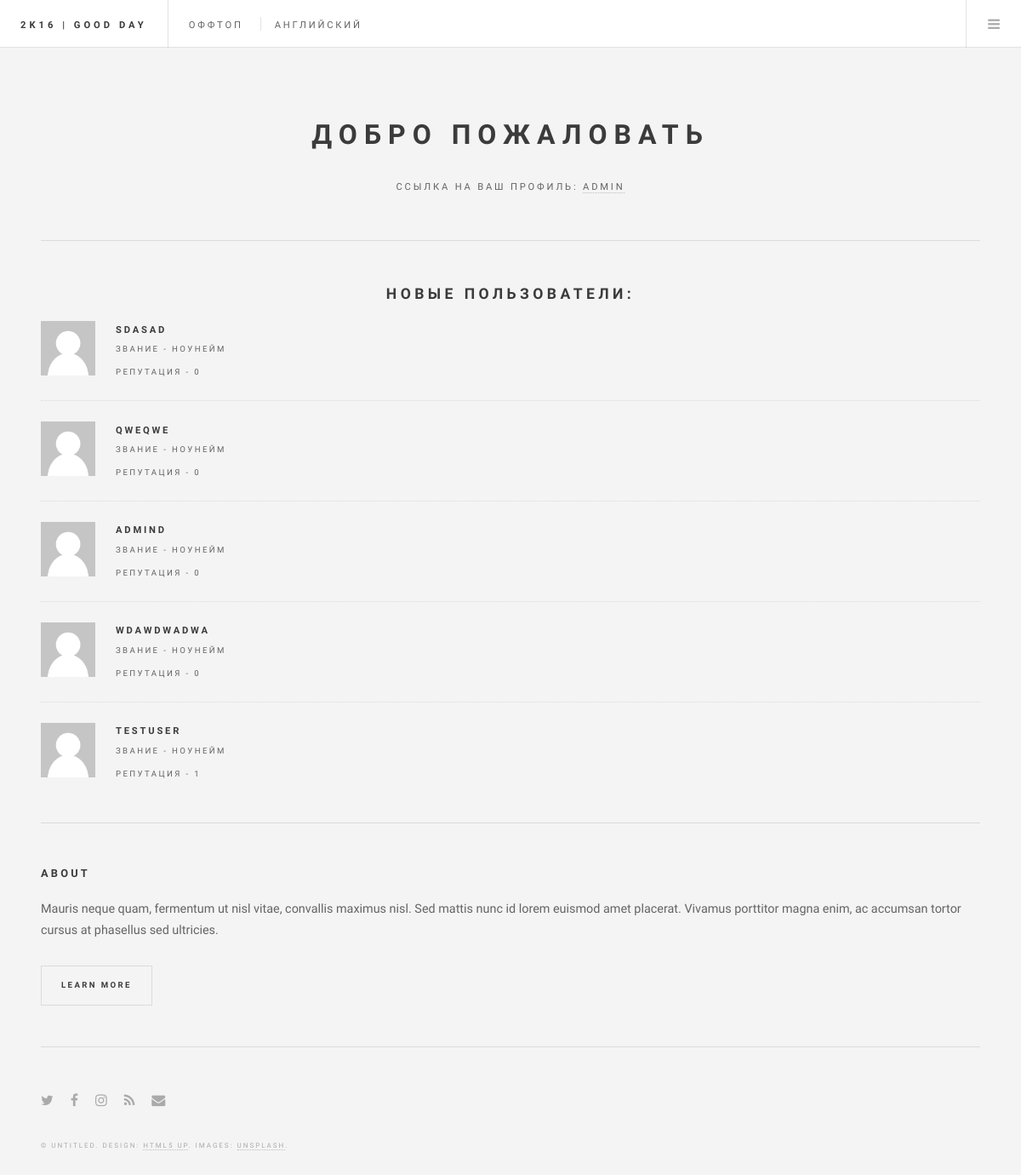
/english/ (signed in), run on an earlier commit of the app's database.
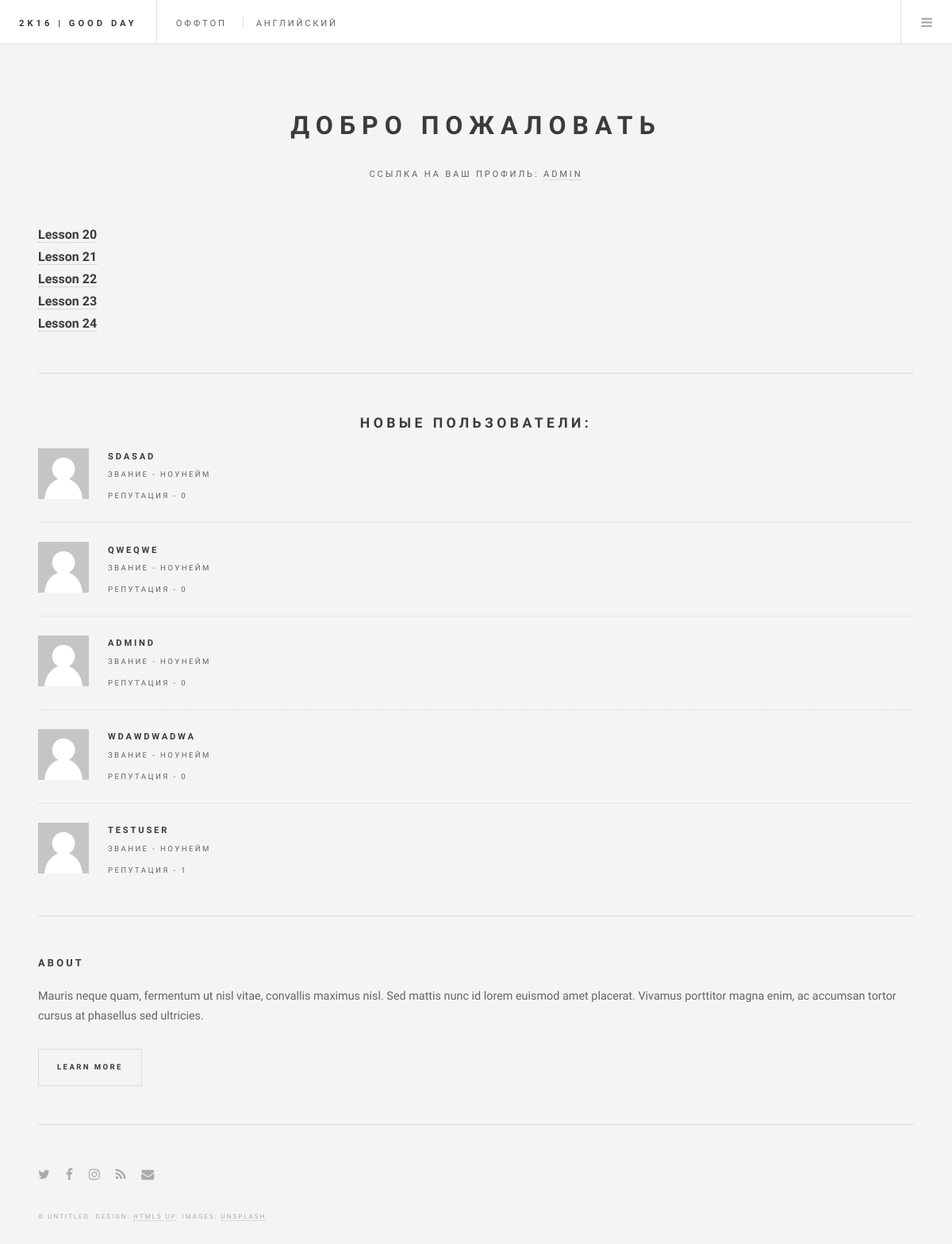
And on a later commit of the database.
### blog/models.py (models this page shows, shortened)
class English(models.Model):
    lesson_number = models.IntegerField(unique=True)
    vocabulary = models.TextField()
    story = models.TextField()
    cultural_notes = models.TextField()
    action = models.TextField()
    communicaton_skills = models.TextField(blank=True,null=True)
    class Meta:
        ordering= ['lesson_number']

### blog/views.py (the view)
# urls.py: url(r'^english/$',views.english_met,name='english_met'),
def english_met(request):
    return render(request,'english.html',{'eng':English.objects.all()})

### blog/templates/english.html (shortened to what this page needs)
{% extends 'base.html' %}
{% block content %}
    {% for obj in eng %}
        <div>
            <a href="" class="spoiler_links"><b>Lesson {{ obj.lesson_number }}</b></a><br>
        </div>
    {% endfor %}
{% endblock content %}

### blog/templates/base.html (shortened to what this page needs)
<!DOCTYPE HTML>
<html>
	<head>
		<link rel="stylesheet" href="/static/assets/css/main.css" />
        <link rel="stylesheet" href="/static/WOW/css/libs/animate.css">
	</head>
	<body>
			<div id="wrapper">
					<header id="header">
						<h1><a href="/">2k16 | GOOD DAY</a></h1>
						<nav class="links">
							<ul>
								<li><a href="{% url 'offtop' %}">ОФФТОП</a></li>
                                <li><a href="{% url 'english_met' %}">Английский</a></li>
							</ul>
						</nav>
						<nav class="main">
							<ul>
								<li class="menu">
									<a class="fa-bars" href="#menu">Menu</a>
								</li>
							</ul>
						</nav>
					</header>
					<div id="main">
                        {% block content %}
                        {% endblock %}
					</div>
					<section id="sidebar">
                        {% block myprof %}
							<section id="intro">
								<header>
									<h2>Добро пожаловать</h2>
                                    {% if request.user.is_authenticated %}
									<p>Ссылка на ваш профиль: <a href="{% url 'userprofile'  request.user.username %}">{{ request.user.username }}</a></p>
                                    {% else %}
                                        <a href="{% url 'reg' %}">Зарегистрироваться</a>
                                    {% endif %}
								</header>
							</section>
                        {% endblock %}
							{% include 'users_section.html' %}
							<section class="blurb">
								<h2>About</h2>
								<p>Mauris neque quam, fermentum ut nisl vitae, convallis maximus nisl. Sed mattis nunc id lorem euismod amet placerat. Vivamus porttitor magna enim, ac accumsan tortor cursus at phasellus sed ultricies.</p>
								<ul class="actions">
									<li><a href="#" class="button">Learn More</a></li>
								</ul>
							</section>
							<section id="footer">
								<ul class="icons">
									<li><a href="#" class="fa-twitter"><span class="label">Twitter</span></a></li>
									<li><a href="#" class="fa-facebook"><span class="label">Facebook</span></a></li>
									<li><a href="#" class="fa-instagram"><span class="label">Instagram</span></a></li>
									<li><a href="#" class="fa-rss"><span class="label">RSS</span></a></li>
									<li><a href="#" class="fa-envelope"><span class="label">Email</span></a></li>
								</ul>
								<p class="copyright">&copy; Untitled. Design: <a href="http://html5up.net">HTML5 UP</a>. Images: <a href="http://unsplash.com">Unsplash</a>.</p>
							</section>
					</section>
			</div>
	</body>
</html>

### blog/templates/users_section.html (shortened to what this page needs)
<section>
   <center><h2>НОВЫЕ ПОЛЬЗОВАТЕЛИ: </h2></center>
<ul id="user_prof_main" class="posts">
</ul>
</section>

### blog/templates/english.html (style rules this page uses)
.links { cursor: pointer; }
.spoiler_links { cursor:pointer; }

What changed in the data, as far as the page shows it:
added English: lesson_number "20"
added English: lesson_number "21"
added English: lesson_number "22"
added English: lesson_number "23"
added English: lesson_number "24"
